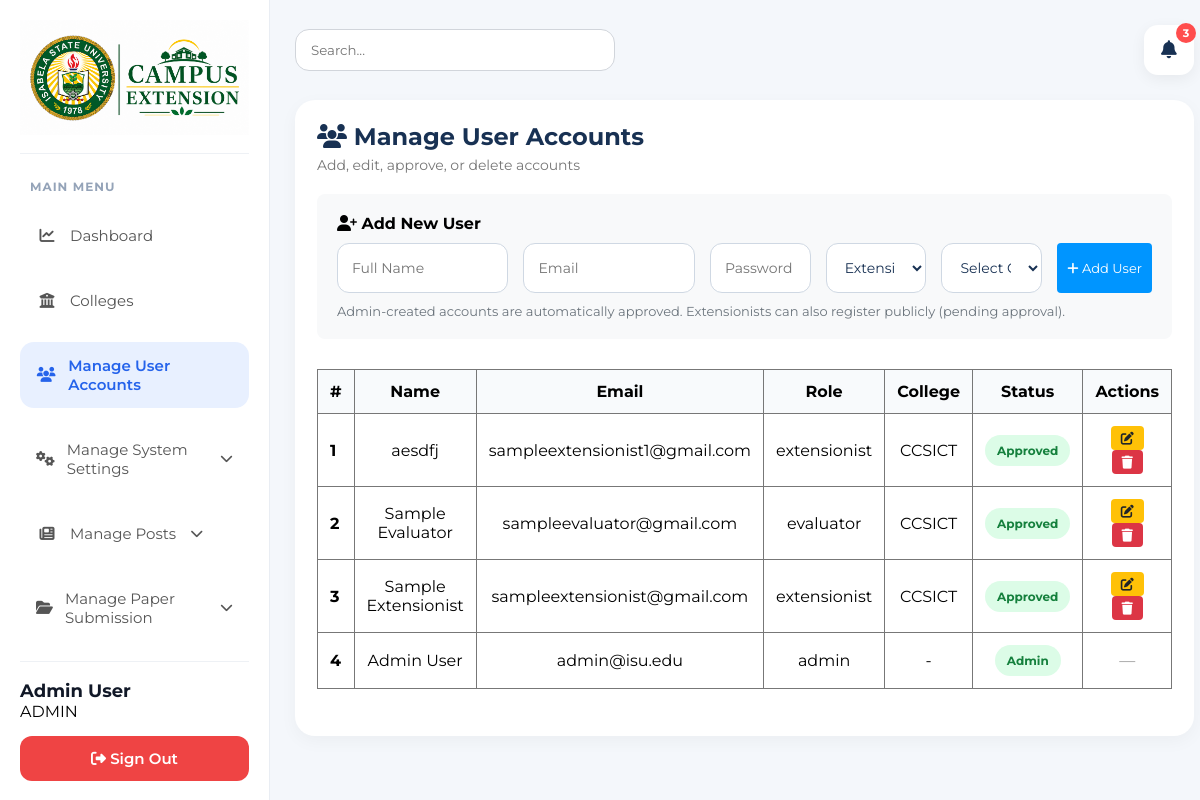
Screenshot of /admin/accounts (signed in) with the database file from the repository.
### tables this page shows
CREATE TABLE IF NOT EXISTS `users` (
  `id` int NOT NULL AUTO_INCREMENT,
  `name` varchar(100) NOT NULL,
  `email` varchar(100) NOT NULL,
  `password` varchar(255) NOT NULL,
  `role` enum('admin','extensionist','evaluator') NOT NULL,
  `college_id` int DEFAULT NULL,
  `status` enum('pending','approved','declined') DEFAULT 'pending',
  `created_at` timestamp NULL DEFAULT CURRENT_TIMESTAMP,
  `updated_at` timestamp NULL DEFAULT CURRENT_TIMESTAMP ON UPDATE CURRENT_TIMESTAMP,
  PRIMARY KEY (`id`),
  UNIQUE KEY `email` (`email`),
  KEY `fk_users_college` (`college_id`),
  CONSTRAINT `fk_users_college` FOREIGN KEY (`college_id`) REFERENCES `colleges` (`id`) ON DELETE SET NULL
);

CREATE TABLE IF NOT EXISTS `colleges` (
  `id` int NOT NULL AUTO_INCREMENT,
  `abbreviation` varchar(20) NOT NULL,
  `description` varchar(255) NOT NULL,
  `created_at` timestamp NULL DEFAULT CURRENT_TIMESTAMP,
  `updated_at` timestamp NULL DEFAULT CURRENT_TIMESTAMP ON UPDATE CURRENT_TIMESTAMP,
  PRIMARY KEY (`id`),
  UNIQUE KEY `abbreviation` (`abbreviation`)
);

### app/Http/Controllers/Controller.php (called while the page is built, shortened)
<?php
class Controller
{
    protected function render($view, $data = [])
    {
        require __DIR__ . '/../../views/layouts/app.php';
    }
}

### app/Http/Controllers/Admin/AccountsController.php (called while the page is built, shortened)
<?php
require_once __DIR__ . '/../../../models/User.php';
class AccountsController extends \Controller
{
    private $userModel;
    private $collegeModel;
    public function __construct()
    {
        $config = require __DIR__ . '/../../../../config/database.php';
        $pdo = new \PDO("mysql:host={$config['host']};dbname={$config['dbname']};charset={$config['charset']}", $config['username'], $config['password']);
        $pdo->setAttribute(\PDO::ATTR_ERRMODE, \PDO::ERRMODE_EXCEPTION);
        $this->userModel = new \User($pdo);
        $this->collegeModel = new \College($pdo);
    }
    public function index()
    {
        $users = $this->userModel->getAll();
        $colleges = $this->collegeModel->getAll();
        $this->render('accounts', ['users' => $users, 'colleges' => $colleges]);
    }
}

### app/models/User.php (called while the page is built, shortened)
<?php
class User
{
    private $db;
    public function __construct($pdo)
    {
        $this->db = $pdo;
    }
    public function getAll()
    {
        $stmt = $this->db->query("
            SELECT u.*, c.abbreviation as college_abbr
            FROM users u
            LEFT JOIN colleges c ON u.college_id = c.id
            ORDER BY u.id DESC
        ");
        return $stmt->fetchAll(PDO::FETCH_ASSOC);
    }
}

### app/views/admin/accounts.php (the view, shortened to what this page needs)
<div class="card">
    <div class="table-header">
        <div>
            <h2><i class="fas fa-users"></i> Manage User Accounts</h2>
            <p class="table-subtitle">Add, edit, approve, or delete accounts</p>
        </div>
    </div>
    <div style="background:#f8f9fa; padding:20px; border-radius:8px; margin-bottom:30px;">
        <h4><i class="fas fa-user-plus"></i> Add New User</h4>
        <form method="POST" action="/admin/accounts/store" style="display:flex; gap:15px; flex-wrap:wrap; margin-top:10px;">
            <input type="text" name="name" placeholder="Full Name" required class="form-input" style="flex:2;">
            <input type="email" name="email" placeholder="Email" required class="form-input" style="flex:2;">
            <input type="password" name="password" placeholder="Password" required class="form-input" style="flex:1;">
            <select name="role" id="roleSelect" required class="form-input" style="flex:1;" onchange="toggleCollegeField()">
                <option value="extensionist">Extensionist</option>
            </select>
            <select name="college_id" id="collegeSelect" class="form-input" style="flex:1;">
                <option value="">Select College</option>
            </select>
            <button type="submit" class="btn btn-primary"><i class="fas fa-plus"></i> Add User</button>
        </form>
        <p style="font-size:13px; color:#6c757d; margin-top:10px;">Admin-created accounts are automatically approved. Extensionists can also register publicly (pending approval).</p>
    </div>
    <table>
        <thead>
            <tr>
                <th>#</th>
                <th>Name</th>
                <th>Email</th>
                <th>Role</th>
                <th>College</th>
                <th>Status</th>
                <th>Actions</th>
            </tr>
        </thead>
        <tbody>
            <?php if (empty($users)): ?>
                <tr><td colspan="7" style="text-align:center;color:#777;">No users found.</td></tr>
            <?php else: ?>
                <?php foreach ($users as $index => $user): ?>
                <tr>
                    <td><?= $index + 1 ?></td>
                    <td><?= htmlspecialchars($user['name']) ?></td>
                    <td><?= htmlspecialchars($user['email']) ?></td>
                    <td><?= htmlspecialchars($user['role']) ?></td>
                    <td><?= htmlspecialchars($user['college_abbr'] ?? '-') ?></td>
                    <td>
                        <?php if ($user['role'] === 'admin'): ?>
                            <span class="badge badge-admin">Admin</span>
                        <?php else: ?>
                            <?php if ($user['status'] === 'approved'): ?>
                                <span class="badge badge-approved">Approved</span>
                            <?php elseif ($user['status'] === 'pending'): ?>
                                <span class="badge badge-pending">Pending</span>
                            <?php elseif ($user['status'] === 'declined'): ?>
                                <span class="badge badge-declined">Declined</span>
                            <?php else: ?>
                                <span class="badge badge-unknown"><?= $user['status'] ?></span>
                            <?php endif; ?>
                        <?php endif; ?>
                    </td>
                    <td>
                        <?php if ($user['role'] !== 'admin'): ?>
                            <button class="btn btn-sm btn-edit" onclick="openEditModal(<?= htmlspecialchars(json_encode($user)) ?>)">
                                <i class="fas fa-edit"></i>
                            </button>
                            <form method="POST" action="/admin/accounts/delete" style="display:inline;" onsubmit="return confirm('Delete this account?')">
                                <button type="submit" class="btn btn-sm btn-danger"><i class="fas fa-trash"></i></button>
                            </form>
                        <?php else: ?>
                            <span style="color:#999;">—</span>
                        <?php endif; ?>
                    </td>
                </tr>
                <?php endforeach; ?>
            <?php endif; ?>
        </tbody>
    </table>
</div>

### public/css/admin.css (style rules this page uses)
* { margin: 0; padding: 0; box-sizing: border-box; font-family: 'Montserrat', sans-serif; }
body { display: flex; background: #f4f7fb; }
.card { background: #fff; border-radius: 20px; padding: 22px; margin-bottom: 20px; box-shadow: 0 5px 18px rgba(0, 0, 0, 0.04); }
table { width: 100%; border-collapse: collapse; }
th, td { padding: 14px; border-bottom: 1px solid #eee; text-align: left; }
th { background: #f8fafc; }
.table-header { display: flex; justify-content: space-between; align-items: center; margin-bottom: 20px; }
.table-header h2 { color: #183153; margin-bottom: 5px; }
.table-subtitle { color: #777; font-size: 14px; }
.form-input, .form-select { width: 100%; height: 50px; border: 1px solid #cfd8e3; border-radius: 12px; padding: 0 14px; font-size: 14px; outline: none; background: #fff; color: #183153; }
.badge { padding: 4px 10px; border-radius: 12px; font-size: 12px; font-weight: 600; display: inline-block; }
.badge-approved { background: #d4edda; color: #155724; }
.badge-admin { background: #cce5ff; color: #004085; }
.badge { background: #dcfce7; color: #15803d; padding: 8px 12px; border-radius: 20px; font-size: 12px; font-weight: 700; }
table { width: 100%; border-collapse: collapse; margin-bottom: 25px; }
table th, table td { border: 1px solid #777; padding: 12px; text-align: center; }
table th:first-child, table td:first-child { text-align: left; font-weight: bold; }
.btn-warning, .btn-edit { background: #ffc107; color: #212529; }
.btn-primary { background: #0095ff; color: #fff; }
.btn { padding: 4px 10px; font-size: 13px; border: none; border-radius: 4px; cursor: pointer; }
.btn-sm { padding: 4px 10px; font-size: 13px; border: none; border-radius: 4px; cursor: pointer; }
.btn-danger { background: #dc3545; color: #fff; }
.btn-edit { background: #ffc107; color: #212529; }

### rows the page displays
users: name "aesdfj", email "sampleextensionist1@gmail.com", role "extensionist", college.abbreviation "CCSICT", status "Approved"
users: name "Sample Evaluator", email "sampleevaluator@gmail.com", role "evaluator", college.abbreviation "CCSICT", status "Approved"
users: name "Sample Extensionist", email "sampleextensionist@gmail.com", role "extensionist", college.abbreviation "CCSICT", status "Approved"
users: name "Admin User", email "admin@isu.edu", role "admin", college_abbr "-"

### other values shown
$_SESSION['user_name'] "Admin User"
$_SESSION['user_role'] "ADMIN"
